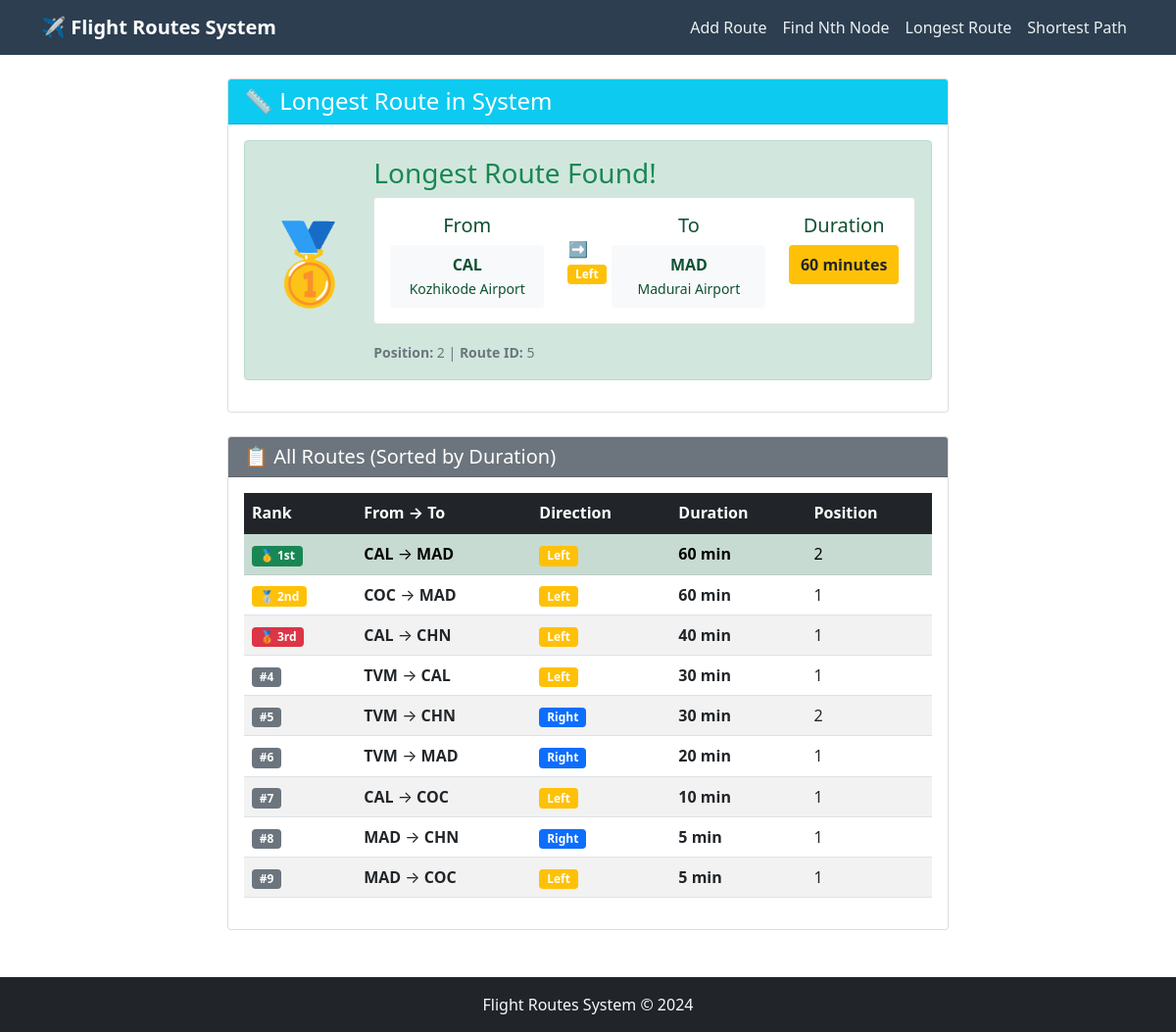
Screenshot of /longest-route/ with the database file from the repository.
### routes/models.py (models this page shows, shortened)
class Route(models.Model):
    DIRECTION_CHOICES = [
        ('left', 'Left'),
        ('right', 'Right'),
    ]
    from_airport = models.ForeignKey(Airport, on_delete=models.CASCADE, related_name='departing_routes')
    to_airport = models.ForeignKey(Airport, on_delete=models.CASCADE, related_name='arriving_routes')
    direction = models.CharField(max_length=5, choices=DIRECTION_CHOICES)
    duration = models.IntegerField(help_text="Duration in minutes")
    position = models.IntegerField(help_text="Order/position in route")

class Airport(models.Model):
    code = models.CharField(max_length=3, unique=True)
    name = models.CharField(max_length=100)

### routes/views.py (the view)
# urls.py: path('longest-route/', views.longest_route, name='longest_route'),
def longest_route(request):
    longest = Route.objects.order_by('-duration').first()
    all_routes = Route.objects.all().order_by('-duration')
    return render(request, 'longest.html', {
        'longest_route': longest,
        'all_routes': all_routes
    })

### routes/templates/longest.html
{% extends 'base.html' %}
{% block content %}
<div class="row">
    <div class="col-md-8 mx-auto">
        <div class="card">
            <div class="card-header bg-info text-white">
                <h4 class="mb-0">📏 Longest Route in System</h4>
            </div>
            <div class="card-body">
                {% if longest_route %}
                    <div class="alert alert-success">
                        <div class="row align-items-center">
                            <div class="col-md-2 text-center">
                                <div class="display-1">🥇</div>
                            </div>
                            <div class="col-md-10">
                                <h3 class="text-success">Longest Route Found!</h3>
                                <div class="p-3 bg-white rounded border">
                                    <div class="row text-center">
                                        <div class="col-md-4">
                                            <h5>From</h5>
                                            <div class="p-2 bg-light rounded">
                                                <strong>{{ longest_route.from_airport.code }}</strong><br>
                                                <small>{{ longest_route.from_airport.name }}</small>
                                            </div>
                                        </div>
                                        <div class="col-md-1 align-self-center">
                                            <div class="arrow">➡️</div>
                                            <span class="badge {% if longest_route.direction == 'left' %}bg-warning{% else %}bg-primary{% endif %}">
                                                {{ longest_route.direction|title }}
                                            </span>
                                        </div>
                                        <div class="col-md-4">
                                            <h5>To</h5>
                                            <div class="p-2 bg-light rounded">
                                                <strong>{{ longest_route.to_airport.code }}</strong><br>
                                                <small>{{ longest_route.to_airport.name }}</small>
                                            </div>
                                        </div>
                                        <div class="col-md-3">
                                            <h5>Duration</h5>
                                            <div class="p-2 bg-warning text-dark rounded">
                                                <strong>{{ longest_route.duration }} minutes</strong>
                                            </div>
                                        </div>
                                    </div>
                                </div>
                                <div class="mt-3 text-muted">
                                    <small>
                                        <strong>Position:</strong> {{ longest_route.position }} |
                                        <strong>Route ID:</strong> {{ longest_route.id }}
                                    </small>
                                </div>
                            </div>
                        </div>
                    </div>
                {% else %}
                    <div class="alert alert-warning">
                        <h5>⚠️ No Routes Found</h5>
                        <p class="mb-0">There are no routes in the system yet. Please add some routes first.</p>
                    </div>
                {% endif %}
            </div>
        </div>
        <div class="card mt-4">
            <div class="card-header bg-secondary text-white">
                <h5 class="mb-0">📋 All Routes (Sorted by Duration)</h5>
            </div>
            <div class="card-body">
                {% if all_routes %}
                    <div class="table-responsive">
                        <table class="table table-striped table-hover">
                            <thead class="table-dark">
                                <tr>
                                    <th>Rank</th>
                                    <th>From → To</th>
                                    <th>Direction</th>
                                    <th>Duration</th>
                                    <th>Position</th>
                                </tr>
                            </thead>
                            <tbody>
                                {% for route in all_routes %}
                                <tr {% if forloop.first %}class="table-success"{% endif %}>
                                    <td>
                                        {% if forloop.first %}
                                            <span class="badge bg-success">🥇 1st</span>
                                        {% elif forloop.counter == 2 %}
                                            <span class="badge bg-warning">🥈 2nd</span>
                                        {% elif forloop.counter == 3 %}
                                            <span class="badge bg-danger">🥉 3rd</span>
                                        {% else %}
                                            <span class="badge bg-secondary">#{{ forloop.counter }}</span>
                                        {% endif %}
                                    </td>
                                    <td>
                                        <strong>{{ route.from_airport.code }}</strong> →
                                        <strong>{{ route.to_airport.code }}</strong>
                                    </td>
                                    <td>
                                        <span class="badge {% if route.direction == 'left' %}bg-warning{% else %}bg-primary{% endif %}">
                                            {{ route.direction|title }}
                                        </span>
                                    </td>
                                    <td>
                                        <strong>{{ route.duration }} min</strong>
                                    </td>
                                    <td>{{ route.position }}</td>
                                </tr>
                                {% endfor %}
                            </tbody>
                        </table>
                    </div>
                {% else %}
                    <p class="text-muted text-center">No routes available in the system.</p>
                {% endif %}
            </div>
        </div>
    </div>
</div>
{% endblock %}

### routes/templates/base.html (shortened to what this page needs)
<!DOCTYPE html>
<html lang="en">
<head>
    <link href="https://cdn.jsdelivr.net/npm/bootstrap@5.1.3/dist/css/bootstrap.min.css" rel="stylesheet">
</head>
<body>
    <nav class="navbar navbar-expand-lg navbar-dark navbar-custom">
        <div class="container">
            <a class="navbar-brand" href="#">
                <strong>✈️ Flight Routes System</strong>
            </a>
            <div class="collapse navbar-collapse" id="navbarNav">
                <ul class="navbar-nav ms-auto">
                    <li class="nav-item">
                        <a class="nav-link nav-link-custom" href="{% url 'add_route' %}">Add Route</a>
                    </li>
                    <li class="nav-item">
                        <a class="nav-link nav-link-custom" href="{% url 'find_nth_node' %}">Find Nth Node</a>
                    </li>
                    <li class="nav-item">
                        <a class="nav-link nav-link-custom" href="{% url 'longest_route' %}">Longest Route</a>
                    </li>
                    <li class="nav-item">
                        <a class="nav-link nav-link-custom" href="{% url 'shortest_path' %}">Shortest Path</a>
                    </li>
                </ul>
            </div>
        </div>
    </nav>
    <div class="container mt-4">
        {% block content %}{% endblock %}
    </div>
    <footer class="bg-dark text-light mt-5 py-3">
        <div class="container text-center">
            <p class="mb-0">Flight Routes System &copy; 2024</p>
        </div>
    </footer>
</body>
</html>

### routes/templates/base.html (style rules this page uses)
.navbar-custom { background-color: #2c3e50; }
.nav-link-custom { color: #ecf0f1 !important; }

### rows the page displays
Route: from_airport.code "CAL", from_airport.name "Kozhikode Airport", direction "Left", to_airport.code "MAD", to_airport.name "Madurai Airport", duration "60", position "2", id "5", shows "🥇 1st"
Route: shows "🥈 2nd", from_airport.code "COC", to_airport.code "MAD", direction "Left", duration "60", position "1"
Route: shows "🥉 3rd", from_airport.code "CAL", to_airport.code "CHN", direction "Left", duration "40", position "1"
Route: from_airport.code "TVM", to_airport.code "CAL", direction "Left", duration "30", position "1"
Route: from_airport.code "TVM", to_airport.code "CHN", direction "Right", duration "30", position "2"
Route: from_airport.code "TVM", to_airport.code "MAD", direction "Right", duration "20", position "1"
Route: from_airport.code "CAL", to_airport.code "COC", direction "Left", duration "10", position "1"
Route: from_airport.code "MAD", to_airport.code "CHN", direction "Right", duration "5", position "1"
Route: from_airport.code "MAD", to_airport.code "COC", direction "Left", duration "5", position "1"
